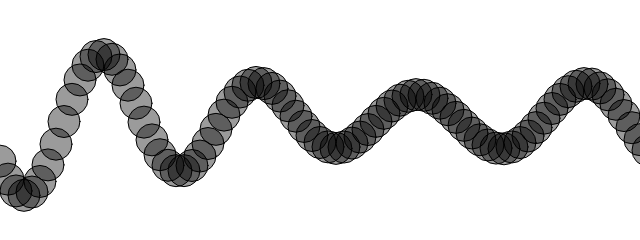
Frame 1 (no input)
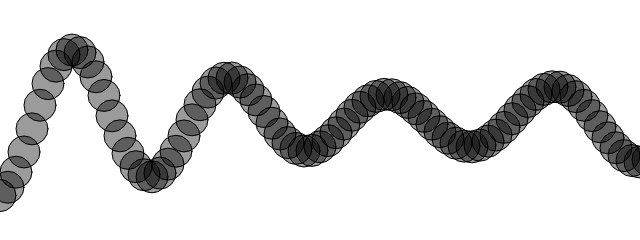
Frame 60 (no input)
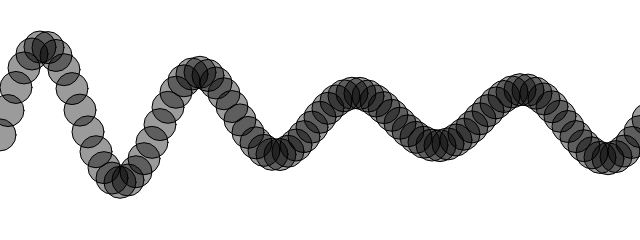
Frame 120 (the mouse pressed at the canvas centre since frame 60)

The p5.js sketch that drew these frames (run headless with seeded random() and noise() and a simulated clock; from frame 60 on, the mouse is pressed at the canvas centre):

// p5.js sketch
// ── sketch.js
// The Nature of Code
// Daniel Shiffman
// http://natureofcode.com

// Additive Wave
// Create a more complex wave by adding two waves together.

// Maybe better for this answer to be OOP???

let xspacing = 8; // How far apart should each horizontal position be spaced
let w; // Width of entire wave
let maxwaves = 5; // total # of waves to add together

let theta = 0.0;
let amplitude = []; // Height of wave
let dx = []; // Value for incrementing X, to be calculated as a function of period and xspacing
let yvalues; // Using an array to store height values for the wave (not entirely necessary)

function setup() {
  createCanvas(640, 240);
  w = width + 16;

  for (let i = 0; i < maxwaves; i++) {
    amplitude[i] = random(10, 30);
    let period = random(100, 300); // How many pixels before the wave repeats
    dx[i] = (TWO_PI / period) * xspacing;
  }

  yvalues = [];
}

function draw() {
  background(255);
  calcWave();
  renderWave();
}

function calcWave() {
  // Increment theta (try different values for 'angular velocity' here
  theta += 0.02;

  // Set all height values to zero
  for (let i = 0; i < w / xspacing; i++) {
    yvalues[i] = 0;
  }

  // Accumulate wave height values
  for (let j = 0; j < maxwaves; j++) {
    let x = theta;
    for (let i = 0; i < yvalues.length; i++) {
      // Every other wave is cosine instead of sine
      if (j % 2 === 0) yvalues[i] += sin(x) * amplitude[j];
      else yvalues[i] += cos(x) * amplitude[j];
      x += dx[j];
    }
  }
}

function renderWave() {
  // A simple way to draw the wave with an ellipse at each position
  stroke(0);
  fill(0, 100);
  ellipseMode(CENTER);
  for (let x = 0; x < yvalues.length; x++) {
    circle(x * xspacing, height / 2 + yvalues[x], 32);
  }
}
